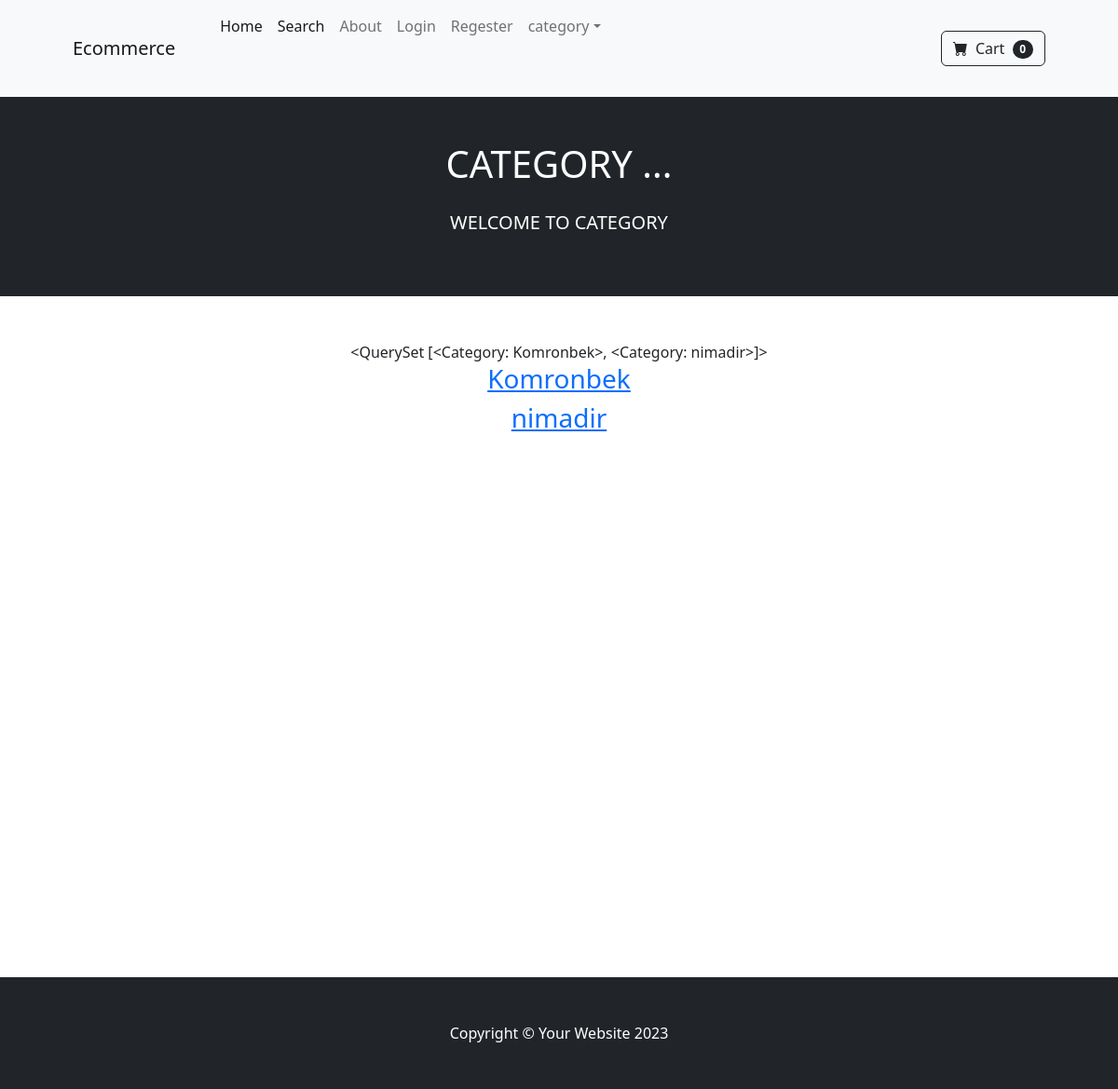
The app's page /category_summary/ with its own data.
### store/models.py (models this page shows)
class Category(models.Model):
    name = models.CharField(max_length=50)
    def __str__(self):
        return self.name
    class Meta:
        verbose_name_plural = 'Categories'

### store/views.py (the view)
# urls.py: path('category_summary/', views.category_summary, name='category_summary' ),
def category_summary(request):
    categories = Category.objects.all()
    return render(request, 'category_summary.html', {"categories":categories})

### cart/cart.py (called while the page is built)
    def __len__(self):
        return len(self.cart)

### cart/context_processors.py (called while the page is built)
def cart(request):
    return {'cart': Cart(request)}

### store/templates/category_summary.html
{% extends 'base.html'%}
{% block content %}
    <header class="bg-dark text-white py-5">
        <div class="container px-4 px-lg-5">
            <div class="text-center text-uppercase">
                <h1 class="mb-4">Category ...</h1>
                <p class="lead">Welcome to category</p>
            </div>
        </div>
    </header>
    <div class="container">
        <div class="row">
            <center>
                <div class="col-8">
                    <br/><br/>
                    {{categories}}
                    {% for category in categories %}
                    <h3><a href="{% url 'category' category %}">{{ category }}</a> </h3>
                    {% endfor %}
                    <br/></br/><br/></br/><br/></br/><br/></br/>
                    <br/></br/><br/></br/><br/></br/><br/></br/>
                    <br/></br/><br/></br/><br/></br/><br/></br/>
                </div>
            </center>
        </div>
    </div>
{% endblock %}

### records on screen
Category: name.name "<QuerySet [<Category: Komronbek>, <Category: nimadir>]>", name "Komronbek"
Category: name "nimadir"

### other values on screen
{{ cart|length }} "0"
